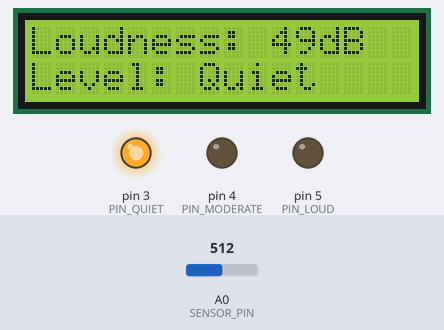
A sketch run on a simulated Arduino Uno, built with avr-gcc and run on an emulated ATmega328P. Parts: 16×2 character LCD, output pins drawn as LEDs (lit = HIGH). The test bench sets the inputs (shaded band); at power-on: A0 (SENSOR_PIN) = 512. What the sketch prints to the serial monitor is not drawn.

Above: at 3.6 s.
3.7 s: A0 (SENSOR_PIN) set to 900
At 3.86 s:
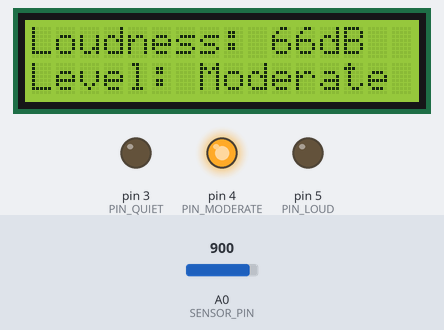
5.4 s: A0 (SENSOR_PIN) set to 75
At 5.53 s:
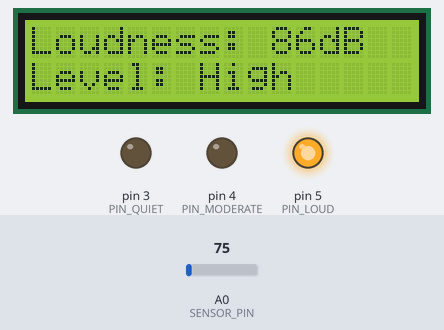
Timing chart, 0 to 8.4 s (numbered marks = the images above; inputs shaded):
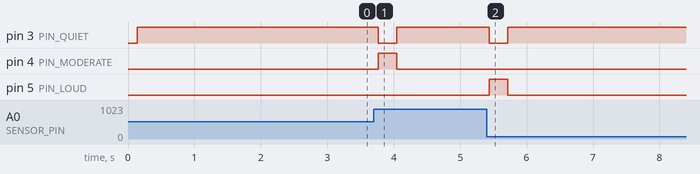

The sketch:

uas_ibj_2.ino
```cpp
#include <Wire.h>
#include <LiquidCrystal_I2C.h> // Library for LCD
LiquidCrystal_I2C lcd = LiquidCrystal_I2C(0x27, 16, 2);

const int sampleWindow = 50;                              // Sample window width in mS (50 mS = 20Hz)
unsigned int sample;

#define SENSOR_PIN A0
#define PIN_QUIET 3
#define PIN_MODERATE 4
#define PIN_LOUD 5

void setup ()
{
  pinMode (SENSOR_PIN, INPUT); // Set the signal pin as input
  pinMode(PIN_QUIET, OUTPUT);
  pinMode(PIN_MODERATE, OUTPUT);
  pinMode(PIN_LOUD, OUTPUT);

  digitalWrite(PIN_QUIET, LOW);
  digitalWrite(PIN_MODERATE, LOW);
  digitalWrite(PIN_LOUD, LOW);

  Serial.begin(115200);
  lcd.begin(16, 2);

  // Turn on the backlight.
  lcd.backlight();
  lcd.clear();
}

void loop ()
{
  unsigned long startMillis= millis();                   // Start of sample window
  float peakToPeak = 0;                                  // peak-to-peak level

  unsigned int signalMax = 0;                            //minimum value
  unsigned int signalMin = 1024;                         //maximum value

  // collect data for 50 mS
  while (millis() - startMillis < sampleWindow)
  {
    sample = analogRead(SENSOR_PIN);                    //get reading from microphone
    if (sample < 1024)                                  // toss out spurious readings
    {
      if (sample > signalMax)
      {
        signalMax = sample;                           // save just the max levels
      }
      else if (sample < signalMin)
      {
        signalMin = sample;                           // save just the min levels
      }
    }
  }

  peakToPeak = signalMax - signalMin;                    // max - min = peak-peak amplitude
  int db = map(peakToPeak, 20, 900, 49.5, 90);             //calibrate for deciBels

  Serial.print(db);
  Serial.println();

  lcd.setCursor(0, 0);
  lcd.print("Loudness: ");
  lcd.print(db);
  lcd.print("dB");

  if (db <= 60)
  {
    lcd.setCursor(0, 1);
    lcd.print("Level: Quiet");
    digitalWrite(PIN_QUIET, HIGH);
    digitalWrite(PIN_MODERATE, LOW);
    digitalWrite(PIN_LOUD, LOW);
  }
  else if (db > 60 && db < 85)
  {
    lcd.setCursor(0, 1);
    lcd.print("Level: Moderate");
    digitalWrite(PIN_QUIET, LOW);
    digitalWrite(PIN_MODERATE, HIGH);
    digitalWrite(PIN_LOUD, LOW);
  }
  else if (db >= 85)
  {
    lcd.setCursor(0, 1);
    lcd.print("Level: High");
    digitalWrite(PIN_QUIET, LOW);
    digitalWrite(PIN_MODERATE, LOW);
    digitalWrite(PIN_LOUD, HIGH);
  }

  delay(200);
  lcd.clear();
}
```

Measured:
- after the input at 3.7 s, pin 3 (PIN_QUIET): HIGH → LOW after 0.07 s, → HIGH 0.28 s later; pin 4 (PIN_MODERATE): LOW → HIGH after 0.07 s, → LOW 0.28 s later; the display: changes after 0.07 s (image 1)
- after the input at 5.4 s, pin 3 (PIN_QUIET): HIGH → LOW at once, → HIGH 0.28 s later; pin 5 (PIN_LOUD): LOW → HIGH at once, → LOW 0.28 s later; the display: changes at once (image 2)
